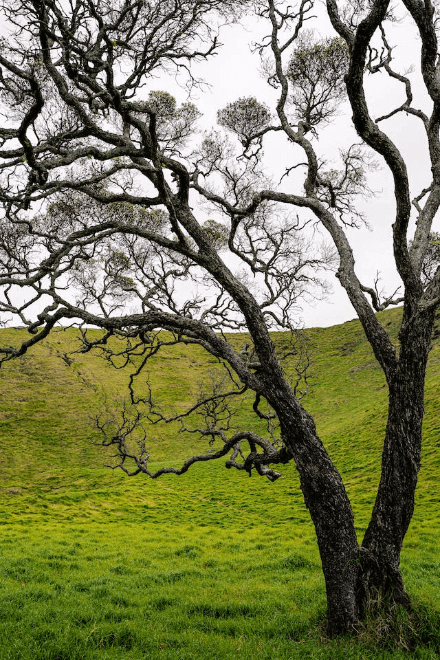
#> input picture image1.png, 440 x 660 px
$ python 10.py
#> lines starting #> are read from the running program, lines starting #| are printed output that depends on the picture; after the words box and inside, x2 and y2 are one past the last pixel; in counts of white or black regions, pixels touching at a corner belong together
import cv2
import numpy as np
import matplotlib.pyplot as plt

# Load image
image = cv2.imread('image1.png', cv2.IMREAD_GRAYSCALE)
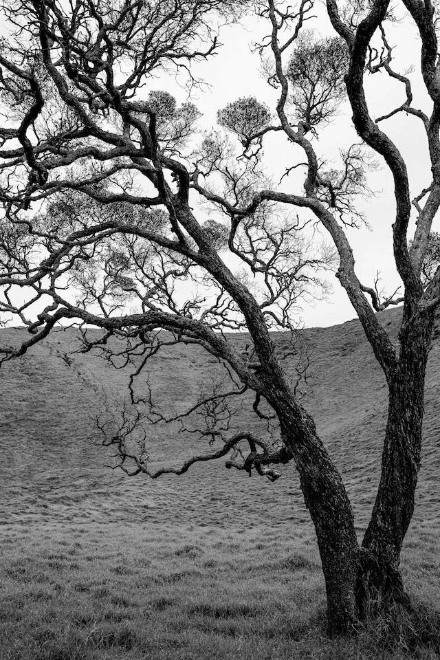
#> image: shape (660, 440); min 2, max 250, mean 120.6

# ============ GLOBAL THRESHOLDING (Manual) ============
# Try different manual thresholds
_, th50 = cv2.threshold(image, 50, 255, cv2.THRESH_BINARY)
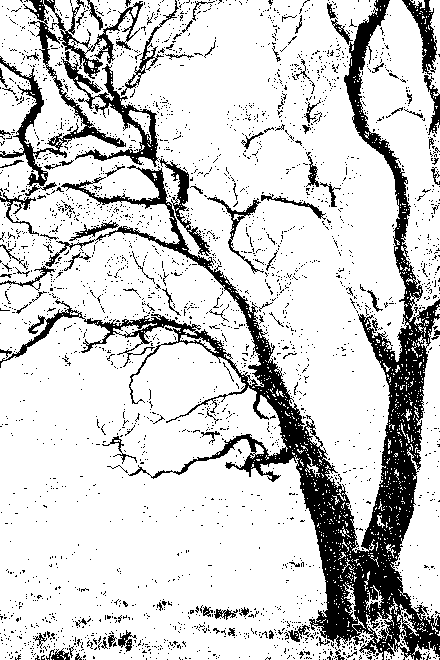
#> th50: shape (660, 440); 81.5% white; 2887 black regions (2784 under 20 px), largest, box (x1, y1, x2, y2) and area: (0, 0, 440, 660) 31792, (0, 0, 143, 187) 4309, (61, 51, 159, 167) 2103
_, th127 = cv2.threshold(image, 127, 255, cv2.THRESH_BINARY)
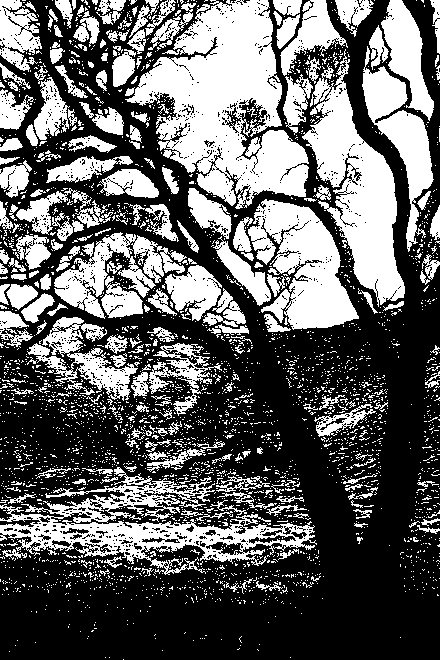
#> th127: shape (660, 440); 38.9% white; 3109 white regions (2883 under 20 px), largest, box (x1, y1, x2, y2) and area: (125, 0, 309, 209) 19715, (302, 49, 405, 307) 10666, (0, 467, 317, 575) 10130
_, th200 = cv2.threshold(image, 200, 255, cv2.THRESH_BINARY)
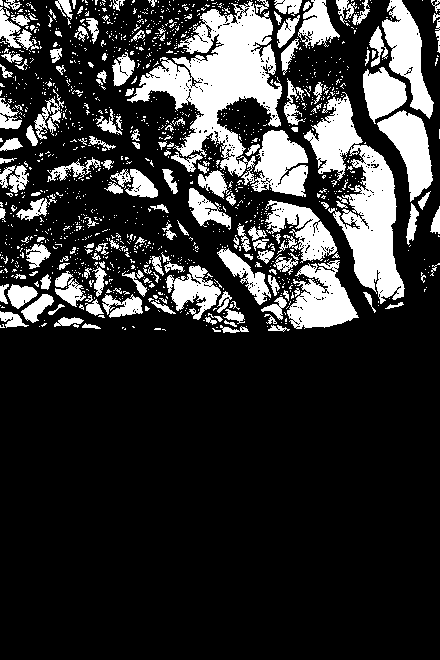
#> th200: shape (660, 440); 20.4% white; 1336 white regions (1167 under 20 px), largest, box (x1, y1, x2, y2) and area: (127, 1, 308, 197) 13572, (304, 92, 405, 304) 8102, (287, 260, 359, 329) 2887

# ============ OTSU'S AUTOMATIC THRESHOLDING ============
otsu_thresh, otsu = cv2.threshold(image, 0, 255, cv2.THRESH_BINARY + cv2.THRESH_OTSU)
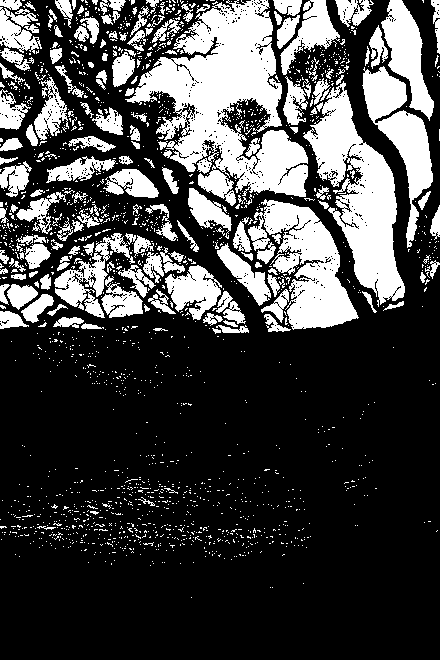
#> otsu: shape (660, 440); 27.1% white; 1803 white regions (1628 under 20 px), largest, box (x1, y1, x2, y2) and area: (125, 0, 308, 206) 17722, (303, 81, 405, 307) 9512, (248, 199, 359, 330) 6867
#> otsu_thresh = 152

# ============ DISPLAY RESULTS ============
titles = ['Original',
          f'Global (T=50)',
          f'Global (T=127)',
          f'Global (T=200)',
          f"Otsu (T={otsu_thresh})"]
#> titles = ['Original', 'Global (T=50)', 'Global (T=127)', 'Global (T=200)', 'Otsu (T=152.0)']

images = [image, th50, th127, th200, otsu]
colors = ['black'] * 4 + ['green']

plt.figure(figsize=(14, 6))
for i in range(5):
    plt.subplot(2, 3, i+1)
    plt.imshow(images[i], cmap='gray')
    plt.title(titles[i], fontsize=12, fontweight='bold', color=colors[i])
    plt.axis('off')

plt.suptitle('Global vs Otsu Thresholding', fontsize=15, fontweight='bold')
plt.tight_layout()
plt.savefig('thresholding_comparison.png', dpi=100)
plt.show()

# ============ HISTOGRAM WITH THRESHOLDS ============
plt.figure(figsize=(10, 4))
plt.hist(image.ravel(), 256, [0, 256], color='gray', alpha=0.7)
plt.axvline(x=50, color='red', linestyle='--', label='T=50')
plt.axvline(x=127, color='orange', linestyle='--', label='T=127')
plt.axvline(x=200, color='purple', linestyle='--', label='T=200')
plt.axvline(x=otsu_thresh, color='green', linewidth=2, label=f'Otsu={otsu_thresh}')
plt.xlabel('Pixel Value')
plt.ylabel('Frequency')
plt.title('Histogram with Threshold Lines')
plt.legend()
plt.tight_layout()
plt.savefig('threshold_histogram.png', dpi=100)
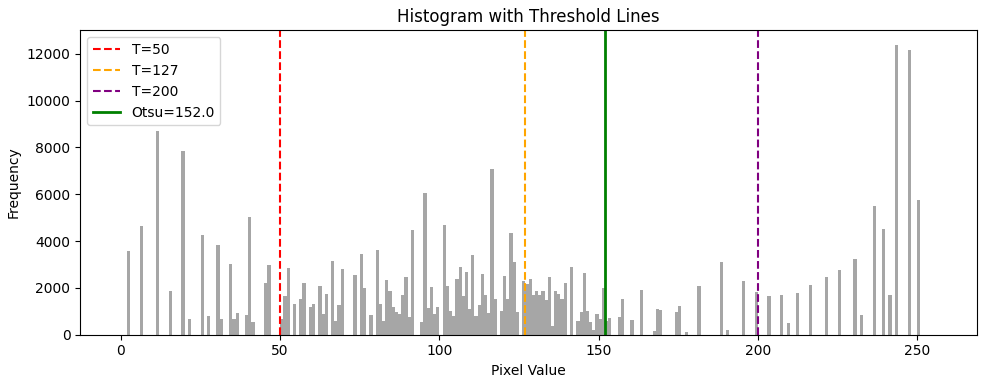
#> figure drawn by matplotlib, 1 panel; tallest bar 12384 high, from x = 243 to 244
plt.show()

# ============ PRINT COMPARISON ============
print(f"\n{'Method':<25} {'Threshold':<12} {'Type':<15}")
print("-" * 52)
print(f"{'Global Threshold':<25} {'50':<12} {'Manual':<15}")
print(f"{'Global Threshold':<25} {'127':<12} {'Manual (mid)':<15}")
print(f"{'Global Threshold':<25} {'200':<12} {'Manual':<15}")
print(f"{'Otsu Threshold':<25} {otsu_thresh:<12} {'Automatic ✅':<15}")
#| Otsu Threshold            152.0        Automatic ✅

print("\n" + "="*55)
print("COMPARISON SUMMARY")
print("="*55)
print("""
┌──────────────────┬──────────────────────────────────┐
│ Global (Manual)  │ - Fixed threshold value          │
│                  │ - Need to guess T value          │
│                  │ - Fails if lighting changes      │
├──────────────────┼──────────────────────────────────┤
│ Otsu (Automatic) │ ✅ Finds optimal T automatically │
│                  │ ✅ Maximizes between-class variance│
│                  │ ✅ Works for bimodal histograms  │
│                  │ ❌ Fails for single-peak images  │
└──────────────────┴──────────────────────────────────┘

HOW OTSU WORKS:
1. Compute histogram of image
2. Try all thresholds (0-255)
3. For each T: calculate variance between classes
4. Pick T that MAXIMIZES between-class variance
5. Result: Best separation of foreground/background
""")
